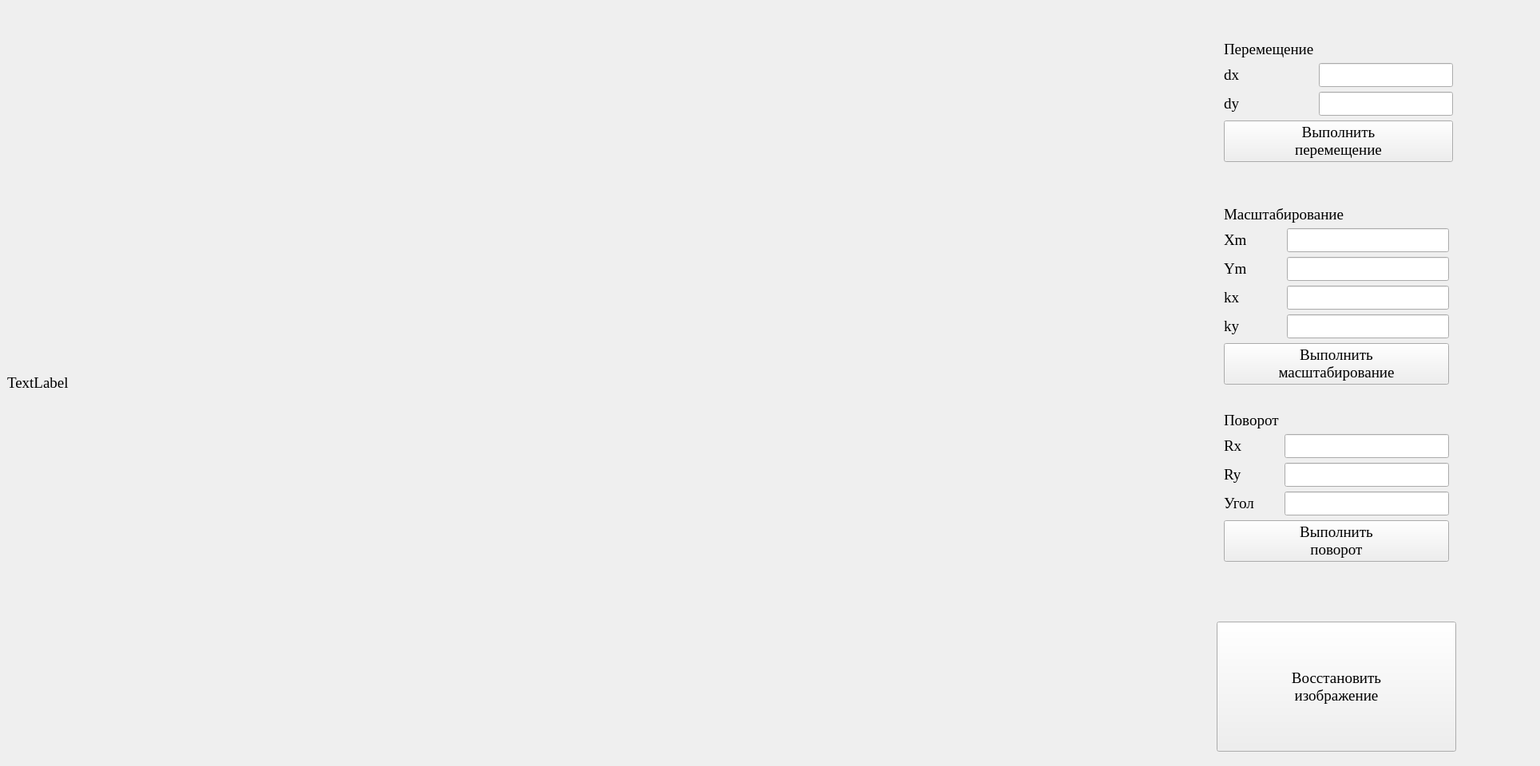
<?xml version="1.0" encoding="UTF-8"?>
<ui version="4.0">
 <class>MainWindow</class>
 <widget class="QMainWindow" name="MainWindow">
  <property name="geometry">
   <rect>
    <x>0</x>
    <y>0</y>
    <width>1929</width>
    <height>960</height>
   </rect>
  </property>
  <property name="sizePolicy">
   <sizepolicy hsizetype="Expanding" vsizetype="Expanding">
    <horstretch>0</horstretch>
    <verstretch>0</verstretch>
   </sizepolicy>
  </property>
  <property name="windowTitle">
   <string>MainWindow</string>
  </property>
  <widget class="QWidget" name="centralwidget">
   <property name="sizePolicy">
    <sizepolicy hsizetype="Expanding" vsizetype="Expanding">
     <horstretch>0</horstretch>
     <verstretch>0</verstretch>
    </sizepolicy>
   </property>
   <property name="font">
    <font>
     <family>Times New Roman</family>
     <pointsize>14</pointsize>
    </font>
   </property>
   <layout class="QHBoxLayout" name="horizontalLayout">
    <property name="rightMargin">
     <number>96</number>
    </property>
    <item>
     <widget class="QLabel" name="label">
      <property name="enabled">
       <bool>true</bool>
      </property>
      <property name="sizePolicy">
       <sizepolicy hsizetype="MinimumExpanding" vsizetype="MinimumExpanding">
        <horstretch>0</horstretch>
        <verstretch>0</verstretch>
       </sizepolicy>
      </property>
      <property name="minimumSize">
       <size>
        <width>1500</width>
        <height>0</height>
       </size>
      </property>
      <property name="sizeIncrement">
       <size>
        <width>1500</width>
        <height>920</height>
       </size>
      </property>
      <property name="baseSize">
       <size>
        <width>0</width>
        <height>0</height>
       </size>
      </property>
      <property name="text">
       <string>TextLabel</string>
      </property>
     </widget>
    </item>
    <item>
     <widget class="QWidget" name="widget" native="true">
      <property name="sizePolicy">
       <sizepolicy hsizetype="Expanding" vsizetype="Expanding">
        <horstretch>0</horstretch>
        <verstretch>0</verstretch>
       </sizepolicy>
      </property>
      <layout class="QVBoxLayout" name="verticalLayout_3">
       <item>
        <widget class="QWidget" name="formWidget_2" native="true">
         <property name="sizePolicy">
          <sizepolicy hsizetype="Expanding" vsizetype="Expanding">
           <horstretch>0</horstretch>
           <verstretch>0</verstretch>
          </sizepolicy>
         </property>
         <layout class="QFormLayout" name="formLayout_9">
          <property name="horizontalSpacing">
           <number>6</number>
          </property>
          <property name="topMargin">
           <number>33</number>
          </property>
          <property name="rightMargin">
           <number>4</number>
          </property>
          <property name="bottomMargin">
           <number>40</number>
          </property>
          <item row="0" column="0">
           <widget class="QLabel" name="label_move">
            <property name="sizePolicy">
             <sizepolicy hsizetype="Expanding" vsizetype="Expanding">
              <horstretch>0</horstretch>
              <verstretch>0</verstretch>
             </sizepolicy>
            </property>
            <property name="text">
             <string>Перемещение</string>
            </property>
           </widget>
          </item>
          <item row="1" column="0">
           <widget class="QLabel" name="label_dx">
            <property name="sizePolicy">
             <sizepolicy hsizetype="Expanding" vsizetype="Expanding">
              <horstretch>0</horstretch>
              <verstretch>0</verstretch>
             </sizepolicy>
            </property>
            <property name="text">
             <string>dx      </string>
            </property>
           </widget>
          </item>
          <item row="2" column="0">
           <widget class="QLabel" name="label_dy">
            <property name="sizePolicy">
             <sizepolicy hsizetype="Expanding" vsizetype="Expanding">
              <horstretch>0</horstretch>
              <verstretch>0</verstretch>
             </sizepolicy>
            </property>
            <property name="text">
             <string>dy</string>
            </property>
           </widget>
          </item>
          <item row="3" column="0" colspan="2">
           <widget class="QPushButton" name="button_move">
            <property name="sizePolicy">
             <sizepolicy hsizetype="Expanding" vsizetype="Expanding">
              <horstretch>0</horstretch>
              <verstretch>0</verstretch>
             </sizepolicy>
            </property>
            <property name="text">
             <string>Выполнить
перемещение</string>
            </property>
           </widget>
          </item>
          <item row="1" column="1">
           <widget class="QLineEdit" name="entry_move_dx">
            <property name="sizePolicy">
             <sizepolicy hsizetype="Expanding" vsizetype="Expanding">
              <horstretch>0</horstretch>
              <verstretch>0</verstretch>
             </sizepolicy>
            </property>
           </widget>
          </item>
          <item row="2" column="1">
           <widget class="QLineEdit" name="entry_move_dy">
            <property name="sizePolicy">
             <sizepolicy hsizetype="Expanding" vsizetype="Expanding">
              <horstretch>0</horstretch>
              <verstretch>0</verstretch>
             </sizepolicy>
            </property>
           </widget>
          </item>
         </layout>
        </widget>
       </item>
       <item>
        <widget class="QWidget" name="formWidget" native="true">
         <property name="sizePolicy">
          <sizepolicy hsizetype="Expanding" vsizetype="Expanding">
           <horstretch>0</horstretch>
           <verstretch>0</verstretch>
          </sizepolicy>
         </property>
         <layout class="QFormLayout" name="formLayout_8">
          <property name="horizontalSpacing">
           <number>50</number>
          </property>
          <property name="verticalSpacing">
           <number>6</number>
          </property>
          <property name="bottomMargin">
           <number>1</number>
          </property>
          <item row="2" column="0">
           <widget class="QLabel" name="label_zoom_x">
            <property name="sizePolicy">
             <sizepolicy hsizetype="Expanding" vsizetype="Expanding">
              <horstretch>0</horstretch>
              <verstretch>0</verstretch>
             </sizepolicy>
            </property>
            <property name="text">
             <string>Xm</string>
            </property>
           </widget>
          </item>
          <item row="3" column="0">
           <widget class="QLabel" name="label_zoom_y">
            <property name="sizePolicy">
             <sizepolicy hsizetype="Expanding" vsizetype="Expanding">
              <horstretch>0</horstretch>
              <verstretch>0</verstretch>
             </sizepolicy>
            </property>
            <property name="text">
             <string>Ym</string>
            </property>
           </widget>
          </item>
          <item row="1" column="0" colspan="2">
           <widget class="QLabel" name="label_zoom">
            <property name="sizePolicy">
             <sizepolicy hsizetype="Expanding" vsizetype="Expanding">
              <horstretch>0</horstretch>
              <verstretch>0</verstretch>
             </sizepolicy>
            </property>
            <property name="text">
             <string>Масштабирование</string>
            </property>
           </widget>
          </item>
          <item row="4" column="0">
           <widget class="QLabel" name="label_kx">
            <property name="sizePolicy">
             <sizepolicy hsizetype="Expanding" vsizetype="Expanding">
              <horstretch>0</horstretch>
              <verstretch>0</verstretch>
             </sizepolicy>
            </property>
            <property name="text">
             <string>kx</string>
            </property>
           </widget>
          </item>
          <item row="5" column="0">
           <widget class="QLabel" name="label_ky">
            <property name="sizePolicy">
             <sizepolicy hsizetype="Expanding" vsizetype="Expanding">
              <horstretch>0</horstretch>
              <verstretch>0</verstretch>
             </sizepolicy>
            </property>
            <property name="text">
             <string>ky</string>
            </property>
           </widget>
          </item>
          <item row="6" column="0" colspan="2">
           <widget class="QPushButton" name="button_zoom">
            <property name="sizePolicy">
             <sizepolicy hsizetype="Expanding" vsizetype="Expanding">
              <horstretch>0</horstretch>
              <verstretch>0</verstretch>
             </sizepolicy>
            </property>
            <property name="text">
             <string>Выполнить
масштабирование</string>
            </property>
           </widget>
          </item>
          <item row="2" column="1">
           <widget class="QLineEdit" name="entry_zoom_x">
            <property name="sizePolicy">
             <sizepolicy hsizetype="Expanding" vsizetype="Expanding">
              <horstretch>0</horstretch>
              <verstretch>0</verstretch>
             </sizepolicy>
            </property>
           </widget>
          </item>
          <item row="3" column="1">
           <widget class="QLineEdit" name="entry_zoom_y">
            <property name="sizePolicy">
             <sizepolicy hsizetype="Expanding" vsizetype="Expanding">
              <horstretch>0</horstretch>
              <verstretch>0</verstretch>
             </sizepolicy>
            </property>
           </widget>
          </item>
          <item row="4" column="1">
           <widget class="QLineEdit" name="entry_kx">
            <property name="sizePolicy">
             <sizepolicy hsizetype="Expanding" vsizetype="Expanding">
              <horstretch>0</horstretch>
              <verstretch>0</verstretch>
             </sizepolicy>
            </property>
           </widget>
          </item>
          <item row="5" column="1">
           <widget class="QLineEdit" name="entry_ky">
            <property name="sizePolicy">
             <sizepolicy hsizetype="Expanding" vsizetype="Expanding">
              <horstretch>0</horstretch>
              <verstretch>0</verstretch>
             </sizepolicy>
            </property>
           </widget>
          </item>
         </layout>
        </widget>
       </item>
       <item>
        <widget class="QWidget" name="formWidget_3" native="true">
         <property name="sizePolicy">
          <sizepolicy hsizetype="Expanding" vsizetype="Expanding">
           <horstretch>0</horstretch>
           <verstretch>0</verstretch>
          </sizepolicy>
         </property>
         <layout class="QFormLayout" name="formLayout_10">
          <property name="verticalSpacing">
           <number>6</number>
          </property>
          <property name="topMargin">
           <number>27</number>
          </property>
          <property name="bottomMargin">
           <number>69</number>
          </property>
          <item row="0" column="0">
           <widget class="QLabel" name="label_rotate">
            <property name="sizePolicy">
             <sizepolicy hsizetype="Expanding" vsizetype="Expanding">
              <horstretch>0</horstretch>
              <verstretch>0</verstretch>
             </sizepolicy>
            </property>
            <property name="text">
             <string>Поворот</string>
            </property>
           </widget>
          </item>
          <item row="1" column="0">
           <widget class="QLabel" name="label_rotate_x">
            <property name="sizePolicy">
             <sizepolicy hsizetype="Expanding" vsizetype="Expanding">
              <horstretch>0</horstretch>
              <verstretch>0</verstretch>
             </sizepolicy>
            </property>
            <property name="text">
             <string>Rx</string>
            </property>
           </widget>
          </item>
          <item row="1" column="1">
           <widget class="QLineEdit" name="entry_rotate_x">
            <property name="sizePolicy">
             <sizepolicy hsizetype="Expanding" vsizetype="Expanding">
              <horstretch>0</horstretch>
              <verstretch>0</verstretch>
             </sizepolicy>
            </property>
           </widget>
          </item>
          <item row="2" column="0">
           <widget class="QLabel" name="label_rotate_y">
            <property name="sizePolicy">
             <sizepolicy hsizetype="Expanding" vsizetype="Expanding">
              <horstretch>0</horstretch>
              <verstretch>0</verstretch>
             </sizepolicy>
            </property>
            <property name="text">
             <string>Ry</string>
            </property>
           </widget>
          </item>
          <item row="2" column="1">
           <widget class="QLineEdit" name="entry_rotate_y">
            <property name="sizePolicy">
             <sizepolicy hsizetype="Expanding" vsizetype="Expanding">
              <horstretch>0</horstretch>
              <verstretch>0</verstretch>
             </sizepolicy>
            </property>
           </widget>
          </item>
          <item row="3" column="0">
           <widget class="QLabel" name="label_angle">
            <property name="sizePolicy">
             <sizepolicy hsizetype="Expanding" vsizetype="Expanding">
              <horstretch>0</horstretch>
              <verstretch>0</verstretch>
             </sizepolicy>
            </property>
            <property name="text">
             <string>Угол</string>
            </property>
           </widget>
          </item>
          <item row="3" column="1">
           <widget class="QLineEdit" name="entry_angle">
            <property name="sizePolicy">
             <sizepolicy hsizetype="Expanding" vsizetype="Expanding">
              <horstretch>0</horstretch>
              <verstretch>0</verstretch>
             </sizepolicy>
            </property>
           </widget>
          </item>
          <item row="4" column="0" colspan="2">
           <widget class="QPushButton" name="button_rotate">
            <property name="sizePolicy">
             <sizepolicy hsizetype="Expanding" vsizetype="Expanding">
              <horstretch>0</horstretch>
              <verstretch>0</verstretch>
             </sizepolicy>
            </property>
            <property name="text">
             <string>Выполнить
поворот</string>
            </property>
           </widget>
          </item>
         </layout>
        </widget>
       </item>
       <item>
        <widget class="QPushButton" name="button_recover_first">
         <property name="sizePolicy">
          <sizepolicy hsizetype="Expanding" vsizetype="Expanding">
           <horstretch>0</horstretch>
           <verstretch>0</verstretch>
          </sizepolicy>
         </property>
         <property name="text">
          <string>Восстановить
изображение</string>
         </property>
        </widget>
       </item>
      </layout>
     </widget>
    </item>
   </layout>
  </widget>
 </widget>
 <resources/>
 <connections/>
</ui>
